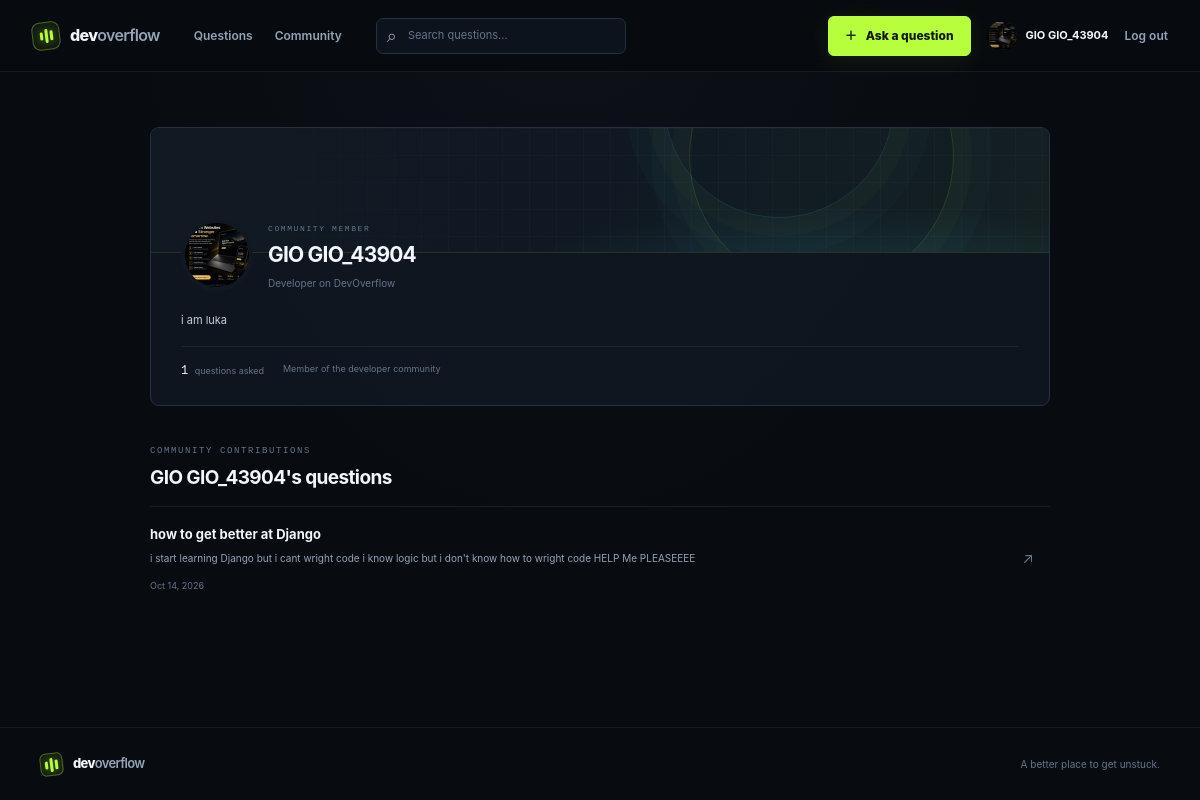
Screenshot of /users/5/ with the database file from the repository.
### users/models.py (models this page shows)
class Users(models.Model):
    name = models.CharField()
    email = models.EmailField()
    password = models.CharField()
    bio = models.TextField()
    avatar = models.ImageField(
        upload_to="avatars/",
        default="avatars/default.png",
        blank=True
    )
    is_curentUser = models.BooleanField(default=0)

### questions/models.py (models this page shows)
class Questions(models.Model):
    title = models.CharField(max_length=200)
    context = models.TextField()
    creator = models.ForeignKey(
        Users,
        on_delete=models.CASCADE,
        related_name="posts"
    )
    created_at = models.DateTimeField(auto_now_add=True)

### users/views.py (the view)
# urls.py: path("<int:id>/", views.user_info, name="user_info"),
def user_info(req, id):
    user = get_object_or_404(Users, id=id)
    current_user = get_curent_user()
    return render(
        req,
        "users_details.html",
        {
            "user": user,
            "current_user": current_user,
            "posts": user.posts.all(),
        },
    )

### users/context_processors.py (called while the page is built)
def current_user(request):
    return {"current_user": get_curent_user()}

### users/utils.py (called while the page is built)
def get_curent_user():
    return Users.objects.filter(is_curentUser=True).first()

### users/templates/users_details.html (shortened to what this page needs)
{% extends "master.html" %}
{% load static %}
{% block extra_styles %}<link rel="stylesheet" href="{% static 'CSS/profile.css' %}">{% endblock extra_styles %}
{% block main %}
<div class="profile-page">
    <section class="profile-card">
        <div class="profile-cover"><span class="cover-orbit orbit-one"></span><span class="cover-orbit orbit-two"></span></div>
        <div class="profile-main">
            <div class="profile-identity">
                {% if user.avatar and user.avatar.name != "avatars/default.png" %}
                    <img class="avatar profile-avatar" src="{{ user.avatar.url }}" alt="{{ user.name }}'s avatar">
                {% else %}
                    <span class="avatar profile-avatar avatar-fallback" aria-hidden="true">{{ user.name|first|upper }}</span>
                {% endif %}
                <div><p class="eyebrow">COMMUNITY MEMBER</p><h1>{{ user.name }}</h1><p class="profile-email">Developer on DevOverflow</p></div>
            </div>
            {% if user.bio %}<p class="profile-bio">{{ user.bio }}</p>{% else %}<p class="profile-bio">No bio added yet.</p>{% endif %}
            <div class="profile-facts"><span><strong>{{ posts|length }}</strong> questions asked</span><span>Member of the developer community</span></div>
        </div>
    </section>
    <section class="profile-questions">
        <div class="profile-section-heading"><div><p class="eyebrow">COMMUNITY CONTRIBUTIONS</p><h2>{{ user.name }}'s questions</h2></div></div>
        {% for question in posts %}
            <article class="profile-question">
                <div><h3><a href="{% url 'question_detail' question.id %}">{{ question.title }}</a></h3><p>{{ question.context|truncatewords:28 }}</p><time datetime="{{ question.created_at|date:'c' }}">{{ question.created_at|date:"M j, Y" }}</time></div>
                <a class="question-open" href="{% url 'question_detail' question.id %}" aria-label="Open {{ question.title }}">↗</a>
            </article>
        {% empty %}
            <div class="empty-state profile-empty"><span class="empty-icon" aria-hidden="true">⌘</span><h3>No questions here yet.</h3><p>Check back later for new contributions.</p></div>
        {% endfor %}
    </section>
</div>
{% endblock main %}

### users/templates/master.html (shortened to what this page needs)
<!DOCTYPE html>
<html lang="en">
<head>
    {% load static %}
    <link rel="stylesheet" href="{% static 'CSS/global.css' %}">
    <link rel="stylesheet" href="{% static 'CSS/responsive.css' %}">
    {% block extra_styles %}{% endblock extra_styles %}
</head>
<body>
    <header class="site-header">
        <nav class="nav-shell" aria-label="Main navigation">
            <a class="brand" href="{% url 'main_page' %}" aria-label="DevOverflow home">
                <span class="brand-mark" aria-hidden="true"><span></span><span></span><span></span></span>
                <span>dev<span class="brand-accent">overflow</span></span>
            </a>
            <div class="nav-links">
                <a class="nav-link" href="{% url 'main_page' %}">Questions</a>
                <a class="nav-link" href="{% url 'main_page' %}#community">Community</a>
            </div>
            <form class="nav-search" action="{% url 'main_page' %}" method="get" role="search">
                <span class="search-icon" aria-hidden="true">⌕</span>
                <input id="site-search" type="search" name="q" placeholder="Search questions..." value="{{ search_query }}">
            </form>
            <div class="nav-actions">
                <a class="button button-primary nav-ask" href="{% url 'add_questions' %}"><span aria-hidden="true">＋</span> Ask a question</a>
                {% if current_user %}
                    <a class="user-menu" href="{% url 'profile' %}" aria-label="View {{ current_user.name }}'s profile">
                        {% if current_user.avatar and current_user.avatar.name != "avatars/default.png" %}
                            <img class="avatar avatar-small" src="{{ current_user.avatar.url }}" alt="">
                        {% else %}
                            <span class="avatar avatar-small avatar-fallback" aria-hidden="true">{{ current_user.name|first|upper }}</span>
                        {% endif %}
                        <span class="user-menu-name">{{ current_user.name }}</span>
                    </a>
                    <a class="nav-link nav-logout" href="{% url 'logout' %}">Log out</a>
                {% else %}
                    <a class="nav-link nav-login" href="{% url 'login_user' %}">Log in</a>
                    <a class="button button-outline nav-register" href="{% url 'register' %}">Create account</a>
                {% endif %}
            </div>
        </nav>
    </header>
    <main class="page-shell">
    {% block main %}
    {% endblock main %}
    </main>
    <footer class="site-footer">
        <div class="footer-inner">
            <a class="brand footer-brand" href="{% url 'main_page' %}">
                <span class="brand-mark" aria-hidden="true"><span></span><span></span><span></span></span>
                <span>dev<span class="brand-accent">overflow</span></span>
            </a>
            <span>A better place to get unstuck.</span>
        </div>
    </footer>
</body>
</html>

### questions/static/CSS/profile.css (style rules this page uses)
.profile-page { max-width: 900px; margin: 0 auto; }
.profile-card { overflow: hidden; border: 1px solid var(--border); border-radius: 9px; background: rgba(17, 24, 35, 0.8); }
.profile-cover { position: relative; height: 125px; overflow: hidden; border-bottom: 1px solid rgba(183, 255, 60, 0.11); background: radial-gradient(ellipse at 78% 130%, rgba(66, 232, 255, 0.12), transparent 36%), linear-gradient(115deg, #111a23, #101923 50%, #142022); }
.profile-cover::before { position: absolute; inset: 0; background-image: linear-gradient(rgba(148, 163, 184, 0.035) 1px, transparent 1px), linear-gradient(90deg, rgba(148, 163, 184, 0.035) 1px, transparent 1px); background-size: 27px 27px; content: ""; mask-image: linear-gradient(90deg, transparent, #000 45%, #000); }
.cover-orbit { position: absolute; top: -104px; right: 95px; width: 265px; height: 265px; border: 1px solid rgba(183, 255, 60, 0.14); border-radius: 50%; box-shadow: 0 0 0 18px rgba(183, 255, 60, 0.018), 0 0 0 38px rgba(66, 232, 255, 0.02); }
.orbit-two { top: -140px; right: 155px; width: 230px; height: 230px; border-color: rgba(66, 232, 255, 0.12); }
.profile-main { position: relative; padding: 0 30px 23px; }
.profile-identity { display: flex; align-items: flex-end; gap: 15px; margin-top: -34px; }
.profile-avatar { width: 72px; height: 72px; border: 4px solid var(--card); background: var(--card); font-size: 23px; }
.profile-identity .eyebrow { margin: 0 0 2px; font-size: 8px; }
.profile-identity h1 { margin: 0; font-size: 21px; letter-spacing: -0.8px; }
.profile-email { margin: 2px 0 0; color: var(--muted-2); font-size: 10px; }
.profile-bio { max-width: 590px; margin: 20px 0 16px; color: #c3cedb; font-size: 11px; line-height: 1.75; }
.profile-facts { display: flex; flex-wrap: wrap; gap: 19px; padding-top: 15px; border-top: 1px solid var(--border-soft); color: var(--muted-2); font-size: 9px; }
.profile-facts strong { margin-right: 4px; color: var(--text); font-family: var(--mono); font-size: 12px; font-weight: 500; }
.profile-questions { margin-top: 38px; }
.profile-section-heading { display: flex; align-items: flex-end; justify-content: space-between; gap: 15px; margin-bottom: 12px; }
.profile-section-heading .eyebrow { margin-bottom: 4px; }
.profile-section-heading h2 { margin: 0; font-size: 19px; letter-spacing: -0.6px; }
.profile-question { display: flex; align-items: center; justify-content: space-between; gap: 12px; padding: 17px 8px 17px 0; border-top: 1px solid var(--border-soft); transition: background 160ms ease, padding 160ms ease; }
.profile-question h3 { margin: 0; font-size: 13px; }
.profile-question p { margin: 5px 0; color: var(--muted); font-size: 10px; }
.profile-question time { color: var(--muted-2); font-size: 9px; }

### rows the page displays
Users: avatar (picture), name "GIO GIO_43904", bio "i am luka"
Questions: title "how to get better at Django", context "i start learning Django but i cant wright code i know logic but i don't know how to wright code HELP Me PLEASEEEE", created_at "Oct 14, 2026"

### other values shown
{{ posts|length }} "1"
